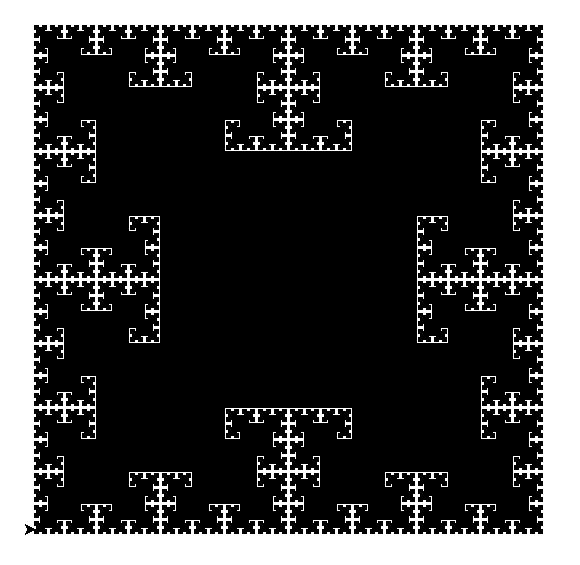

Source code (Python):
import turtle

wn = turtle.Screen()
alex = turtle.Turtle()
alex.color("black")
alex.speed(0)
def line(a,b,c,d):
    alex.penup()
    alex.goto(a,b)
    alex.pendown()
    alex.goto(c,d)

def draw_square(x,y,r):
    alex.begin_fill()
    line(x-r/2,y+r/2,x+r/2,y+r/2)
    line(x+r/2,y+r/2,x+r/2,y-r/2)
    line(x+r/2,y-r/2,x-r/2,y-r/2)
    line(x-r/2,y-r/2,x-r/2,y+r/2)
    alex.end_fill()

def Square_Fractal(x,y,r,min_len):
    draw_square(x,y,r)
    if r > min_len:
        Square_Fractal(x-r/2,y+r/2,r/2,min_len)
        Square_Fractal(x+r/2,y+r/2,r/2,min_len)
        Square_Fractal(x+r/2,y-r/2,r/2,min_len)
        Square_Fractal(x-r/2,y-r/2,r/2,min_len)

if __name__ == "__main__":
    x = int(raw_input("Enter x_axis"))
    y = int(raw_input("Enter y axis"))
    r = int(raw_input("length"))
    m = int(raw_input("min length"))
    Square_Fractal(x,y,r,m)  
    wn.exitonclick()
